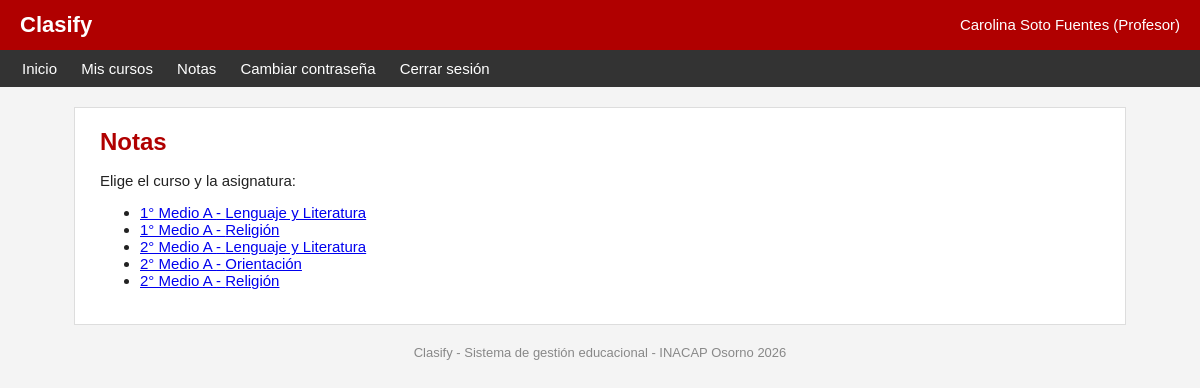
Screenshot of /profesor/notas.php (signed in) with the database file from the repository.
### tables this page shows
CREATE TABLE asignacion_docente (
    id_asignacion INT AUTO_INCREMENT PRIMARY KEY,
    id_curso INT NOT NULL,
    id_asignatura INT NOT NULL,
    id_profesor INT NOT NULL,
    UNIQUE (id_curso, id_asignatura),
    FOREIGN KEY (id_curso) REFERENCES curso (id_curso),
    FOREIGN KEY (id_asignatura) REFERENCES asignatura (id_asignatura),
    FOREIGN KEY (id_profesor) REFERENCES usuario (id_usuario)
);

CREATE TABLE curso (
    id_curso INT AUTO_INCREMENT PRIMARY KEY,
    id_anio INT NOT NULL,
    nivel INT NOT NULL,
    letra CHAR(1) NOT NULL,
    id_profesor_jefe INT NOT NULL,
    estado ENUM('abierto', 'cerrado') NOT NULL DEFAULT 'abierto',
    UNIQUE (id_anio, nivel, letra),
    FOREIGN KEY (id_anio) REFERENCES anio_academico (id_anio),
    FOREIGN KEY (id_profesor_jefe) REFERENCES usuario (id_usuario)
);

CREATE TABLE asignatura (
    id_asignatura INT AUTO_INCREMENT PRIMARY KEY,
    nombre VARCHAR(60) NOT NULL UNIQUE,
    influye_promocion TINYINT(1) NOT NULL DEFAULT 1
);

### includes/sesion.php (called while the page is built, shortened)
<?php
require_once __DIR__ . "/../config/conexion.php";
require_once __DIR__ . "/funciones.php";
$id_usuario = $_SESSION["id_usuario"];

### includes/funciones.php (called while the page is built, shortened)
<?php
function limpiar($texto)
{
    return htmlspecialchars($texto, ENT_QUOTES, "UTF-8");
}
function nombre_nivel($nivel)
{
    $niveles = array(
        1 => "1° Básico", 2 => "2° Básico", 3 => "3° Básico", 4 => "4° Básico",
        5 => "5° Básico", 6 => "6° Básico", 7 => "7° Básico", 8 => "8° Básico",
        9 => "1° Medio", 10 => "2° Medio", 11 => "3° Medio", 12 => "4° Medio"
    );
    if (isset($niveles[$nivel])) {
        return $niveles[$nivel];
    }
    return "Nivel " . $nivel;
}
function nombre_curso($nivel, $letra)
{
    return nombre_nivel($nivel) . " " . $letra;
}
function anio_abierto($conexion)
{
    $resultado = mysqli_query($conexion, "SELECT * FROM anio_academico WHERE estado = 'abierto' ORDER BY anio ASC LIMIT 1");
    return mysqli_fetch_assoc($resultado);
}

### profesor/notas.php (the view, shortened to what this page needs)
<?php
require_once "../includes/sesion.php";
$asignacion = null;
include "../includes/cabecera.php";
if (!$asignacion) {
    $anio = anio_abierto($conexion);
    $id_anio = 0;
    if ($anio) {
        $id_anio = $anio["id_anio"];
    }
    $clases = mysqli_execute_query($conexion, "SELECT ad.id_asignacion, c.nivel, c.letra, s.nombre AS asignatura
                                               FROM asignacion_docente ad
                                               JOIN curso c ON c.id_curso = ad.id_curso
                                               JOIN asignatura s ON s.id_asignatura = ad.id_asignatura
                                               WHERE ad.id_profesor = ? AND c.id_anio = ?
                                               ORDER BY c.nivel, c.letra, s.nombre", [$id_usuario, $id_anio]);
    ?>
    <p>Elige el curso y la asignatura:</p>
    <ul>
        <?php while ($fila = mysqli_fetch_assoc($clases)) { ?>
            <li>
                <a href="notas.php?id_asignacion=<?php echo $fila["id_asignacion"]; ?>">
                    <?php echo nombre_curso($fila["nivel"], $fila["letra"]) . " - " . limpiar($fila["asignatura"]); ?>
                </a>
            </li>
        <?php } ?>
    </ul>
    <?php
    include "../includes/pie.php";
    exit;
}
?>
<?php include "../includes/pie.php"; ?>

### css/estilos.css (style rules this page uses)
body { margin: 0; font-family: Arial, Helvetica, sans-serif; font-size: 15px; color: #222222; background-color: #f4f4f4; }

### rows the page displays
asignacion_docente: id_curso.letra "1° Medio A", id_asignatura.nombre "Lenguaje y Literatura"
asignacion_docente: id_curso.letra "1° Medio A", id_asignatura.nombre "Religión"
asignacion_docente: id_curso.letra "2° Medio A", id_asignatura.nombre "Lenguaje y Literatura"
asignacion_docente: id_curso.letra "2° Medio A", id_asignatura.nombre "Orientación"
asignacion_docente: id_curso.letra "2° Medio A", id_asignatura.nombre "Religión"

### other values shown
limpiar($_SESSION["nombre"]) "Carolina Soto Fuentes"
nombre_rol($_SESSION["rol"]) "Profesor"
limpiar($titulo) "Notas"
